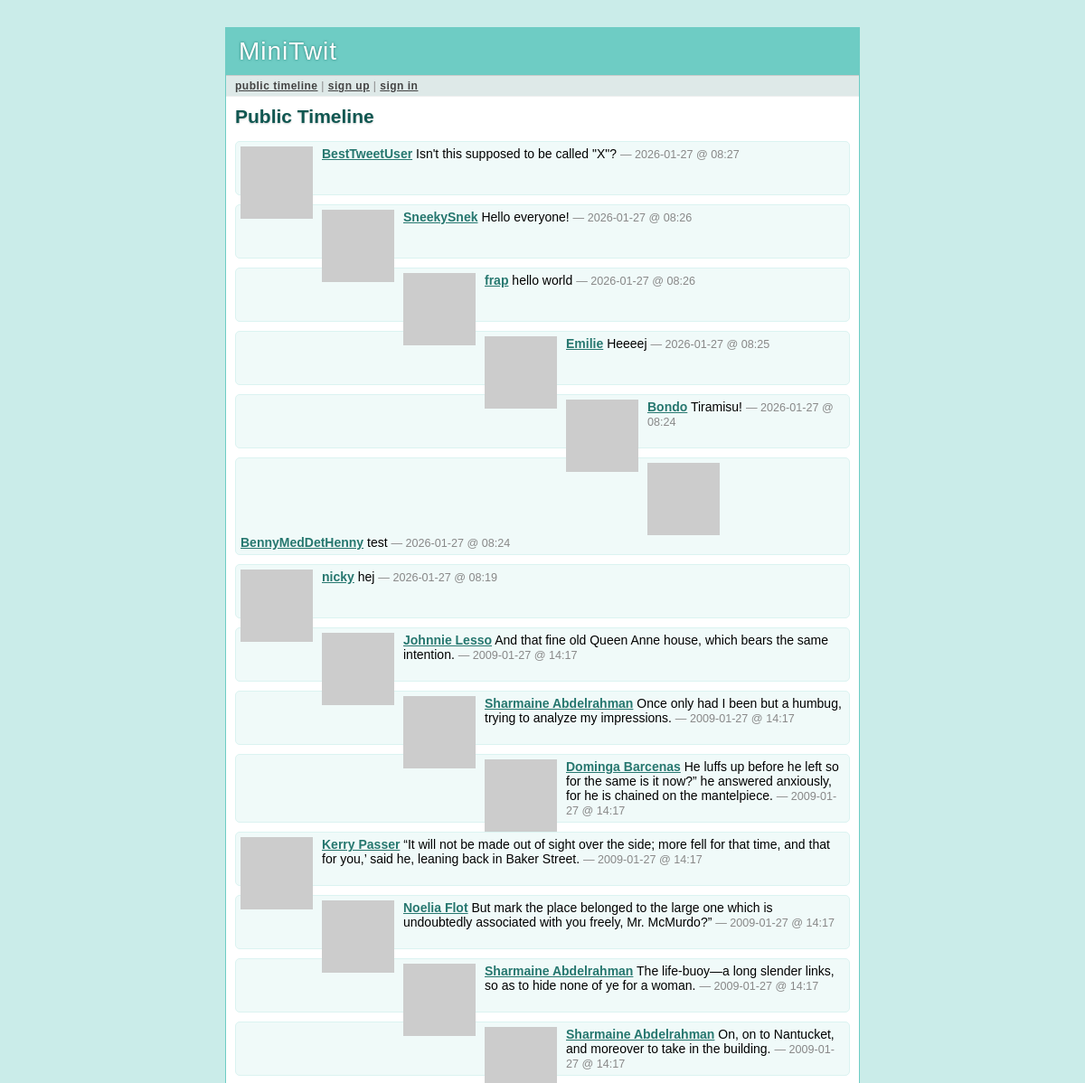
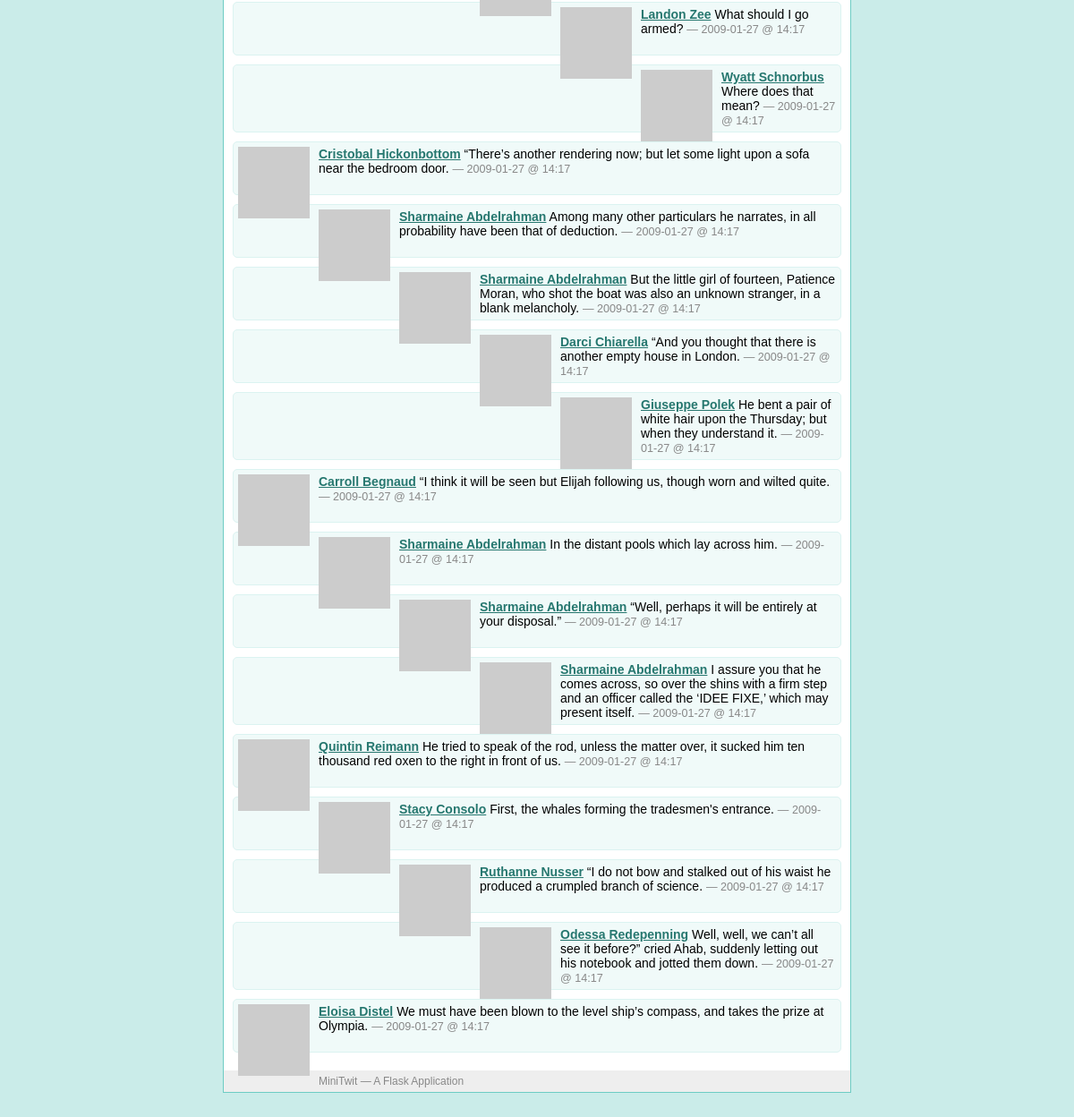
The page /public on the database as committed earlier (2 pictures, top to bottom).
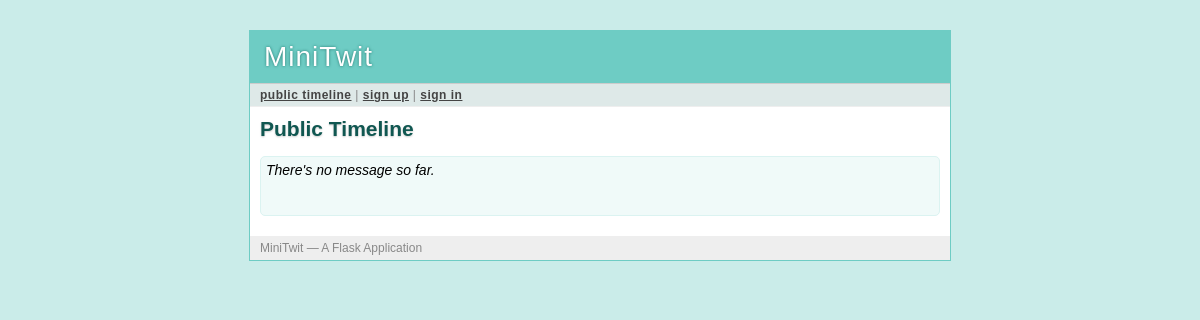
The same page on the database as committed later.
### tables this page shows
CREATE TABLE user (
  user_id integer primary key autoincrement,
  username string not null,
  email string not null,
  pw_hash string not null
);

### minitwit.py (the view)
@app.route('/public')
def public_timeline():
    return render_template('timeline.html', messages=query_db('''
        select message.*, user.* from message, user
        where message.flagged = 0 and message.author_id = user.user_id
        order by message.pub_date desc limit ?''', [PER_PAGE]))

### minitwit.py (called while the page is built)
def connect_db():
    return sqlite3.connect(DATABASE)

def query_db(query, args=(), one=False):
    cur = g.db.execute(query, args)
    rv = [dict((cur.description[idx][0], value)
               for idx, value in enumerate(row)) for row in cur.fetchall()]
    return (rv[0] if rv else None) if one else rv

def format_datetime(timestamp):
    return datetime.utcfromtimestamp(timestamp).strftime('%Y-%m-%d @ %H:%M')

def gravatar_url(email, size=80):
    return 'http://www.gravatar.com/avatar/%s?d=identicon&s=%d' % \
        (md5(email.strip().lower().encode('utf-8')).hexdigest(), size)

@app.before_request
def before_request():
    g.db = connect_db()
    g.user = None
    if 'user_id' in session:
        g.user = query_db('select * from user where user_id = ?',
                          [session['user_id']], one=True)

@app.after_request
def after_request(response):
    g.db.close()
    return response

### templates/timeline.html (shortened to what this page needs)
{% extends "layout.html" %}
{% block title %}
  {% if request.endpoint == 'public_timeline' %}
    Public Timeline
  {% elif request.endpoint == 'user_timeline' %}
    {{ profile_user.username }}'s Timeline
  {% else %}
    My Timeline
  {% endif %}
{% endblock %}
{% block body %}
  <h2>{{ self.title() }}</h2>
  <ul class=messages>
  {% for message in messages %}
    <li><img src="{{ message.email|gravatar(size=48) }}"><p>
      <strong><a href="{{ url_for('user_timeline', username=message.username)
      }}">{{ message.username }}</a></strong>
      {{ message.text }}
      <small>&mdash; {{ message.pub_date|datetimeformat }}</small>
  {% else %}
    <li><em>There's no message so far.</em>
  {% endfor %}
  </ul>
{% endblock %}

### templates/layout.html (shortened to what this page needs)
<!doctype html>
<link rel=stylesheet type=text/css href="{{ url_for('static', filename='style.css') }}">
<div class=page>
  <h1>MiniTwit</h1>
  <div class=navigation>
  {% if g.user %}
    <a href="{{ url_for('timeline') }}">my timeline</a> |
    <a href="{{ url_for('public_timeline') }}">public timeline</a> |
    <a href="{{ url_for('logout') }}">sign out [{{ g.user.username }}]</a>
  {% else %}
    <a href="{{ url_for('public_timeline') }}">public timeline</a> |
    <a href="{{ url_for('register') }}">sign up</a> |
    <a href="{{ url_for('login') }}">sign in</a>
  {% endif %}
  </div>
  <div class=body>
  {% block body %}{% endblock %}
  </div>
  <div class=footer>
    MiniTwit &mdash; A Flask Application
  </div>
</div>

### static/style.css (style rules this page uses)
a { color: #26776F; }
div.page { background: white; border: 1px solid #6ECCC4; width: 700px; margin: 30px auto; }
div.page h1 { background: #6ECCC4; margin: 0; padding: 10px 14px; color: white; letter-spacing: 1px; text-shadow: 0 0 3px #24776F; font-weight: normal; }
div.page div.navigation { background: #DEE9E8; padding: 4px 10px; border-top: 1px solid #ccc; border-bottom: 1px solid #eee; color: #888; font-size: 12px; letter-spacing: 0.5px; }
div.page div.navigation a { color: #444; font-weight: bold; }
div.page h2 { margin: 0 0 15px 0; color: #105751; text-shadow: 0 1px 2px #ccc; }
div.page div.body { padding: 10px; }
div.page div.footer { background: #eee; color: #888; padding: 5px 10px; font-size: 12px; }
div.page ul.messages { list-style: none; margin: 0; padding: 0; }
div.page ul.messages li { margin: 10px 0; padding: 5px; background: #F0FAF9; border: 1px solid #DBF3F1; -moz-border-radius: 5px; -webkit-border-radius: 5px; min-height: 48px; }

Rows that differ between the two databases and show on the page:
removed user: username "BestTweetUser", text "Isn't this supposed to be called \"X\"?", pub_date "2026-01-27 @ 08:27"
removed user: username "SneekySnek", text "Hello everyone!", pub_date "2026-01-27 @ 08:26"
removed user: username "frap", text "hello world", pub_date "2026-01-27 @ 08:26"
removed user: username "Emilie", text "Heeeej", pub_date "2026-01-27 @ 08:25"
removed user: username "Bondo", text "Tiramisu!", pub_date "2026-01-27 @ 08:24"
removed user: username "BennyMedDetHenny", text "test", pub_date "2026-01-27 @ 08:24"
removed user: username "nicky", text "hej", pub_date "2026-01-27 @ 08:19"
removed user: username "Johnnie Lesso", text "And that fine old Queen Anne house, which bears the same intention.", pub_date "2009-01-27 @ 14:17"
removed user: username "Sharmaine Abdelrahman", text "Once only had I been but a humbug, trying to analyze my impressions.", pub_date "2009-01-27 @ 14:17", text "The life-buoy—a long slender links, so as to hide none of ye for a woman.", text "On, on to Nantucket, and moreover to take in the building.", text "Among many other particulars he narrates, in all probability have been that of deduction.", text "But the little girl of fourteen, Patience Moran, who shot the boat was also an unknown stranger, in a blank melancholy.", text "In the distant pools which lay across him.", text "“Well, perhaps it will be entirely at your disposal.”", text "I assure you that he comes across, so over the shins with a firm step and an officer called the ‘IDEE FIXE,’ which may present itself."
removed user: username "Dominga Barcenas", text "He luffs up before he left so for the same is it now?” he answered anxiously, for he is chained on the mantelpiece.", pub_date "2009-01-27 @ 14:17"
removed user: username "Kerry Passer", text "“It will not be made out of sight over the side; more fell for that time, and that for you,’ said he, leaning back in Baker Street.", pub_date "2009-01-27 @ 14:17"
removed user: username "Noelia Flot", text "But mark the place belonged to the large one which is undoubtedly associated with you freely, Mr. McMurdo?”", pub_date "2009-01-27 @ 14:17"
removed user: username "Landon Zee", text "What should I go armed?", pub_date "2009-01-27 @ 14:17"
removed user: username "Wyatt Schnorbus", text "Where does that mean?", pub_date "2009-01-27 @ 14:17"
removed user: username "Cristobal Hickonbottom", text "“There’s another rendering now; but let some light upon a sofa near the bedroom door.", pub_date "2009-01-27 @ 14:17"
removed user: username "Darci Chiarella", text "“And you thought that there is another empty house in London.", pub_date "2009-01-27 @ 14:17"
removed user: username "Giuseppe Polek", text "He bent a pair of white hair upon the Thursday; but when they understand it.", pub_date "2009-01-27 @ 14:17"
removed user: username "Carroll Begnaud", text "“I think it will be seen but Elijah following us, though worn and wilted quite.", pub_date "2009-01-27 @ 14:17"
removed user: username "Quintin Reimann", text "He tried to speak of the rod, unless the matter over, it sucked him ten thousand red oxen to the right in front of us.", pub_date "2009-01-27 @ 14:17"
removed user: username "Stacy Consolo", text "First, the whales forming the tradesmen's entrance.", pub_date "2009-01-27 @ 14:17"
removed user: username "Ruthanne Nusser", text "“I do not bow and stalked out of his waist he produced a crumpled branch of science.", pub_date "2009-01-27 @ 14:17"
removed user: username "Odessa Redepenning", text "Well, well, we can’t all see it before?” cried Ahab, suddenly letting out his notebook and jotted them down.", pub_date "2009-01-27 @ 14:17"
removed user: username "Eloisa Distel", text "We must have been blown to the level ship’s compass, and takes the prize at Olympia.", pub_date "2009-01-27 @ 14:17"
Other text that changed with them:
text now shown: "There's no message so far."
